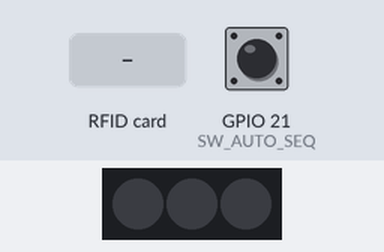
Bench run of a sketch on a simulated ESP32-C6. Parts: 3 RGB LEDs in strip order, left to right. The inputs (shaded band) are chosen by the test bench; at power-on: GPIO 21 (SW_AUTO_SEQ) HIGH. Dim RGB values are drawn brighter than linear; what the sketch prints to the serial monitor is not drawn.

Above: at 0.0 s.
At 3.2 s:
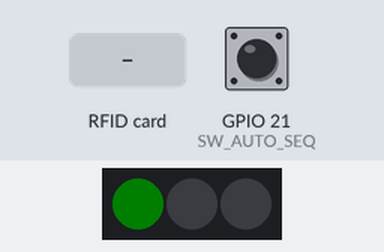
3.3 s: RFID card 5E 7A 19 C4 held to the reader
At 4.5 s:
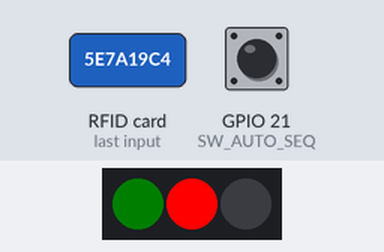
Timing chart, 0 to 6.3 s (numbered marks = the images above; inputs shaded):
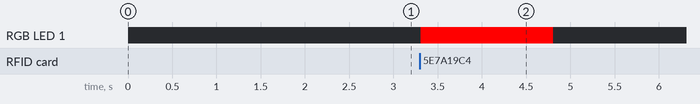

Measured:
- after the input at 3.3 s, RGB LED 1: off → RGB(255, 0, 0) at once, → off 1.5 s later

The sketch:

nfc_node.ino
```cpp
/*
 * ====================================================================
 * MGTS - NFC Reader & ESP-NOW Transmitter (JSON Mode)
 * タグを直接読み取り、JSON形式でハブとメイン基板へ一斉送信する
 * + WS2812Bを3個数珠つなぎにして、レディ(緑)・ID送信(赤)・SEQ_START(黄)を
 *   それぞれ専用のLEDで光らせる
 * + トグルスイッチON時は、タグ読み取りの1秒後にSEQ_STARTも自動送信（単一完結型）
 * + MGTS_NFC.h は使わず、readTagID()をこのファイル1本に統合
 * ====================================================================
 *
 * ★追加ライブラリ:
 *   Adafruit NeoPixel (Arduino IDE の「ライブラリを管理」から検索してインストール)
 *
 * ★配線（WS2812Bを3個数珠つなぎ）:
 *   1個目DIN → GPIO2 (LED_PIN、他の空きGPIOに変更可)
 *   1個目DO  → 2個目DI
 *   2個目DO  → 3個目DI
 *   VCCは3個とも並列に3V3(または5V)へ、GNDも3個とも並列にGNDへ
 *   トグルスイッチ片方 → GPIO21 (SW_AUTO_SEQ、D3)
 *   トグルスイッチもう片方 → GND
 *   （INPUT_PULLUPなので、スイッチON=GNDに接続でLOW、OFF=未接続でHIGH）
 *
 * ★LEDの役割分担（1個ずつ専用、レディだけ常時点灯、他は通常消灯で動作時だけ点灯）:
 *   1個目(PIX_READY) = レディ(待機中)：緑、常時DIM_LEVELで点灯し続ける
 *   2個目(PIX_ID)    = タグ読み取り(ID送信)：通常消灯、動作時のみBRIGHT_LEVELで点灯
 *   3個目(PIX_SEQ)   = SEQ_START自動送信：通常消灯、動作時のみBRIGHT_LEVELで点灯
 *
 * ★注意:
 *   signalBoardMac は実際のシグナル基板のMACアドレスに書き換えてください
 *   （下の 0xXX の部分はプレースホルダーのため、このままではコンパイルできません）。
 */
#include <Wire.h>
#include <WiFi.h>
#include <esp_now.h>
#include <esp_wifi.h>
#include <PN532_I2C.h>
#include <PN532.h>
#include <Adafruit_NeoPixel.h>

// --- NFCオブジェクトの実体宣言 ---
PN532_I2C pn532_i2c(Wire);
PN532 nfc(pn532_i2c);

// --- NTAGまたはClassicからIDを直接読み取る関数 ---
// （元 MGTS_NFC.h の中身をこのファイルに統合）
String readTagID() {
  uint8_t uid[] = { 0, 0, 0, 0, 0, 0, 0 };
  uint8_t uidLength;
  String readID = "";

  if (nfc.readPassiveTargetID(PN532_MIFARE_ISO14443A, uid, &uidLength, 500)) {
    if (uidLength == 7) { // NTAG
      uint8_t buffer[32];
      if (nfc.mifareultralight_ReadPage(4, buffer)) {
        for (int i = 0; i < 4; i++) readID += (char)buffer[i];
      }
    } else if (uidLength == 4) { // Classic
      uint8_t keya[6] = { 0xFF, 0xFF, 0xFF, 0xFF, 0xFF, 0xFF };
      if (nfc.mifareclassic_AuthenticateBlock(uid, uidLength, 4, 0, keya)) {
        uint8_t buffer[16];
        if (nfc.mifareclassic_ReadDataBlock(4, buffer)) {
          for (int i = 0; i < 4; i++) readID += (char)buffer[i];
        }
      }
    }
  }
  return readID;
}

// --- LED (WS2812B / NeoPixel ×3 数珠つなぎ) 設定 ---
#define LED_PIN     2      // ★空いているGPIOに変更可（Wire.beginで22,23を使用中なので注意）
#define LED_COUNT   3      // 3個数珠つなぎ
// ★色がズレる(例:意図した色と違う色になる)場合は、お使いのLEDの配線順に合わせて
//   NEO_RGB / NEO_GRB / NEO_BRG などに変更してください（このボードはNEO_GRBが正しいことを確認済み）
Adafruit_NeoPixel pixel(LED_COUNT, LED_PIN, NEO_GRB + NEO_KHZ800);

// 数珠つなぎの何番目が何の役割か（1個目DINから数えた順番）
#define PIX_READY 0  // 1個目：レディ(緑)
#define PIX_ID    1  // 2個目：ID送信(赤)
#define PIX_SEQ   2  // 3個目：SEQ_START(黄)

// 明るさレベル（お好みで調整、各色の成分値はそのまま0-255の明るさとして使う）
#define DIM_LEVEL    4    // レディ(緑)の常時点灯の明るさ：かなり薄く（WS2812Bは出力が非線形なので、小さい値でもそれなりに見えます）
#define BRIGHT_LEVEL 255  // 動作実行時(ID送信・SEQ_START)：屋外でも見えるようフルで

// レディ(緑)だけ常時薄く点灯、ID・SEQ用は消灯
void ledReadyOn() {
  pixel.setPixelColor(PIX_READY, pixel.Color(0, DIM_LEVEL, 0));
  pixel.setPixelColor(PIX_ID,    0);
  pixel.setPixelColor(PIX_SEQ,   0);
  pixel.show();
}

void ledIdBright() {
  pixel.setPixelColor(PIX_ID, pixel.Color(BRIGHT_LEVEL, 0, 0)); // 赤、明るく
  pixel.show();
}

void ledIdOff() {
  pixel.setPixelColor(PIX_ID, 0); // 消灯（基本状態へ戻す）
  pixel.show();
}

void ledSeqBright() {
  pixel.setPixelColor(PIX_SEQ, pixel.Color(BRIGHT_LEVEL, BRIGHT_LEVEL, 0)); // 黄(赤+緑)、明るく
  pixel.show();
}

void ledSeqOff() {
  pixel.setPixelColor(PIX_SEQ, 0); // 消灯（基本状態へ戻す）
  pixel.show();
}

// --- トグルスイッチ設定 ---
// ONの間、タグ読み取りの1秒後にSEQ_STARTを自動送信する（単一完結型）
#define SW_AUTO_SEQ 21  // D3 (GPIO21)

// --- ESP-NOW 送信先MACアドレス ---
// 1. M5StickC PLUS2 (ハブ)
uint8_t hubMac[] = { 0x58, 0xE6, 0xC5, 0x12, 0x97, 0xCC };
// 2. メイン基板 (LEDマトリクスが付いているESP32)
uint8_t mainBoardMac[] = { 0x58, 0xE6, 0xC5, 0x12, 0xD5, 0x74 };
// 3. シグナル基板 (★実際のMACアドレスに書き換えてください)
uint8_t signalBoardMac[] = { 0x58, 0xE6, 0xC5, 0x12, 0x95, 0x50 };

// --- ESP-NOW 送信完了コールバック ---
void OnDataSent(const uint8_t *mac_addr, esp_now_send_status_t status) {
  // ★最新ESP32コア(v3.x)の仕様変更によるポインタズレを補正して正しいMACを表示
  const uint8_t *real_mac = mac_addr;
  if (mac_addr[3] == 0x40 && mac_addr[2] >= 0x80) {
    real_mac = *((const uint8_t **)mac_addr);
  }
  Serial.print(status == ESP_NOW_SEND_SUCCESS ? "✅ 送信成功 -> " : "❌ 送信失敗 -> ");
  for (int i = 0; i < 6; i++) {
    Serial.printf("%02X", real_mac[i]);
    if (i < 5) Serial.print(":");
  }
  Serial.println();
}

void setup() {
  Serial.begin(115200);
  delay(2000);

  // --- LED初期化 ---
  pixel.begin();
  pixel.setBrightness(255); // 全体スケールは最大のまま、明るさはDIM_LEVEL/BRIGHT_LEVELの値自体で調整
  pixel.clear();
  ledReadyOn(); // レディ(緑・薄め)だけ常時点灯

  // --- トグルスイッチ初期化 ---
  pinMode(SW_AUTO_SEQ, INPUT_PULLUP);

  // --- NFC初期化 ---
  Wire.begin(22, 23); // XIAO ESP32-C6 (SDA=22, SCL=23)
  nfc.begin();
  nfc.SAMConfig();

  // --- WiFi & ESP-NOW初期化 ---
  WiFi.mode(WIFI_STA);
  // ★ハブ・シグナル基板がチャンネル1固定で待ち受けているため、こちらも明示的に合わせる
  esp_wifi_set_channel(1, WIFI_SECOND_CHAN_NONE);
  if (esp_now_init() != ESP_OK) {
    Serial.println("ESP-NOWの初期化に失敗しました");
    return;
  }

  // コールバック関数の登録 (v3.xの厳格な型指定に対応)
  esp_now_register_send_cb((esp_now_send_cb_t)OnDataSent);

  // ピア(送信先)の登録設定
  esp_now_peer_info_t peerInfo;
  memset(&peerInfo, 0, sizeof(peerInfo));
  peerInfo.channel = 1;  // ★ハブ・シグナル基板と同じチャンネルに固定
  peerInfo.encrypt = false;

  // 1. ハブを登録
  memcpy(peerInfo.peer_addr, hubMac, 6);
  esp_now_add_peer(&peerInfo);

  // 2. メイン基板を登録
  memcpy(peerInfo.peer_addr, mainBoardMac, 6);
  esp_now_add_peer(&peerInfo);

  // 3. シグナル基板を登録
  memcpy(peerInfo.peer_addr, signalBoardMac, 6);
  esp_now_add_peer(&peerInfo);

  Serial.println("\n--- MGTS NFC Reader (JSON Mode) Ready ---");
  Serial.println("タグをかざしてください...");
}

void loop() {
  // タグIDを読み取る
  String scannedID = readTagID();

  if (scannedID != "") {
    Serial.println("\n📡 タグ検出: [" + scannedID + "]");

    ledIdBright(); // ★読み取り成功時にID用LEDを赤(フル)で点灯

    // ★構造体ではなく、Pythonアプリやメイン基板がそのまま読めるJSON文字列を生成
    String jsonStr = "{\"type\":\"ENTRY\",\"id\":\"" + scannedID + "\"}";
    Serial.println("📦 送信データ: " + jsonStr);

    // ESP-NOWで2箇所へ一斉送信 (文字列の長さをそのまま送信サイズにする)
    esp_now_send(hubMac, (const uint8_t *)jsonStr.c_str(), jsonStr.length());
    esp_now_send(mainBoardMac, (const uint8_t *)jsonStr.c_str(), jsonStr.length());

    // ★トグルスイッチがONなら、1秒後にSEQ_STARTも自動送信（単一完結型）
    bool autoSeqEnabled = (digitalRead(SW_AUTO_SEQ) == LOW);
    if (autoSeqEnabled) {
      delay(1000);
      ledIdOff(); // ID用LEDを消してからSEQ_START用LEDへ切り替え

      String seqCmd = "SEQ_START";
      Serial.println("🚦 SEQ_START 自動送信");
      esp_now_send(hubMac, (const uint8_t *)seqCmd.c_str(), seqCmd.length());
      esp_now_send(mainBoardMac, (const uint8_t *)seqCmd.c_str(), seqCmd.length());
      esp_now_send(signalBoardMac, (const uint8_t *)seqCmd.c_str(), seqCmd.length());

      ledSeqBright(); // SEQ_START送信の合図としてSEQ用LEDを黄(フル)で点灯
      delay(500); // ここまでで合計約1500ms
      ledSeqOff();
    } else {
      delay(1500); // 連続読み取り・連続送信防止のインターバル
      ledIdOff();
    }
  }
}
```
